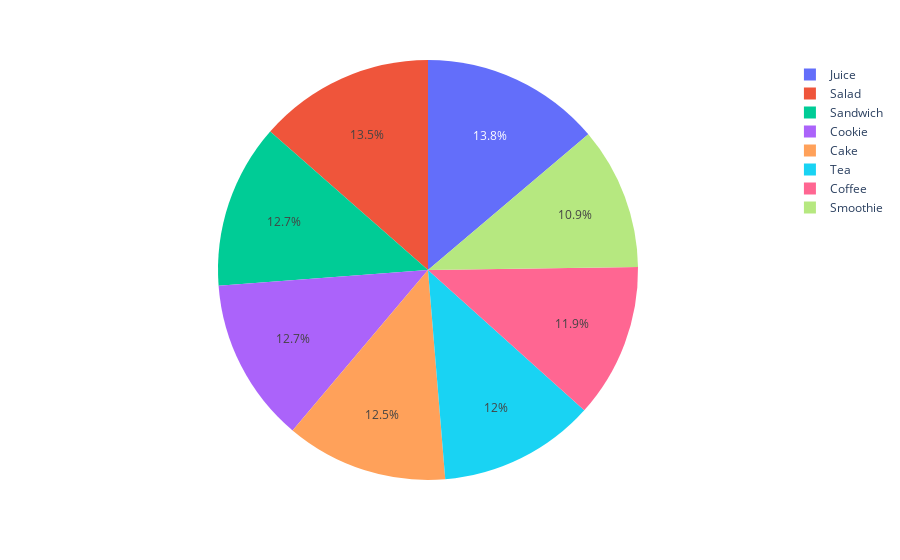

Notebook code for this chart:
### Code cell
px.pie(data_frame=ee,names=df["Item"],)

### Figure 1 — Plotly figure (JSON) as saved in the notebook; plotly's stock layout.template omitted (floating-point values rounded to 4 significant figures; data arrays with more than 128 entries replaced by an {"elided": "..."} marker saying what was removed)
{"data": [{"domain": {"x": [0, 1], "y": [0, 1]}, "hovertemplate": "label=%{label}<extra></extra>", "labels": {"elided": "3089 str values"}, "legendgroup": "", "name": "", "showlegend": true, "type": "pie"}], "layout": {"legend": {"tracegroupgap": 0}, "margin": {"t": 60}}}
